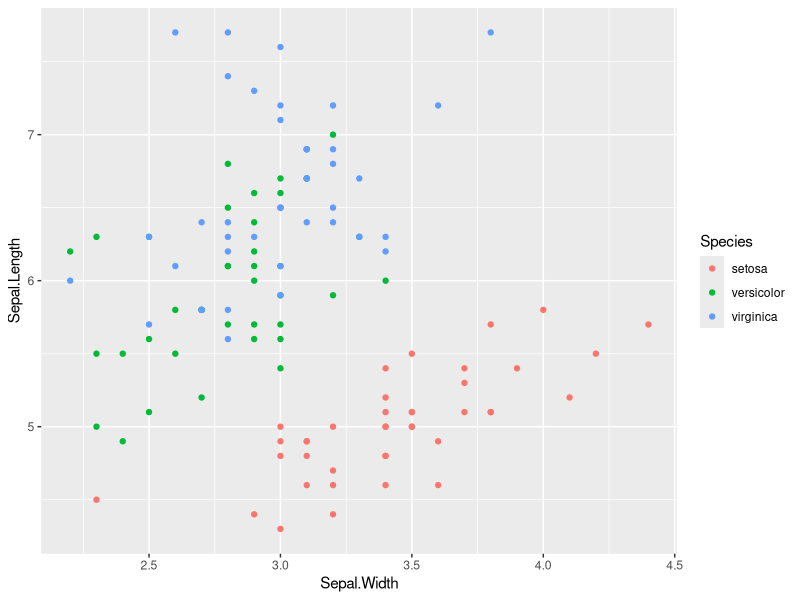
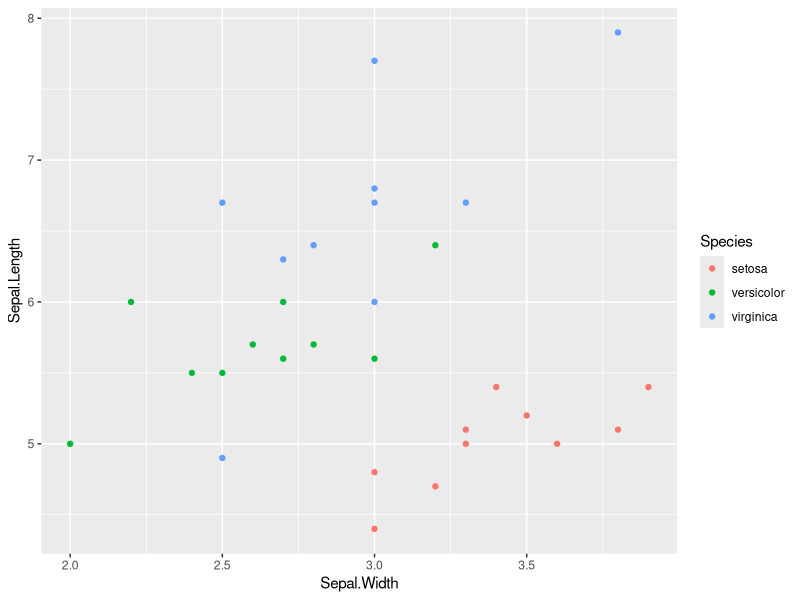

Generate these figures, in order, with R: (Note: this script raises an error after producing the figures.)
############################
#Using R                   #
#to build                  #
#a classification model    #
############################


#importing libraries
library(datasets)
if (!require(caret)) {install.packages("caret"); library(caret)}
library(ggplot2)

data(iris)

#To see if there is any missing data in the iris dataset
sum(is.na(iris))

#To put the stability of the model or it will give different result each time
set.seed(100)

#To split the data (stratified random split)
TrainingIndex <- createDataPartition(iris$Species, p=0.8, list = FALSE) #p-80% will go into the trainingset
TrainingSet <- iris[TrainingIndex,]
TestingSet <- iris[-TrainingIndex,]

#To draw the scatter plots and see the two distributions are similar or not
ggplot(TrainingSet, aes(x=Sepal.Width, y=Sepal.Length)) + 
 geom_point(aes(color = Species))

ggplot(TestingSet, aes(x=Sepal.Width, y=Sepal.Length)) + 
 geom_point(aes(color = Species))

#############################################
# SVM model (polynomial kernel)
Model <- train(Species ~ ., data = TrainingSet,
               method = 'svmPoly',
               na.action = na.omit,
               preProcess = c('scale', 'center'),
               trControl = trainControl(method = 'none'),
               tuneGrid = data.frame(degree=1, scale=1, C=1))

#Build CV (cross-validation) model
ModelCV <- train(Species ~ ., data = TrainingSet,
                 method = 'svmPoly',
                 na.action = na.omit,
                 preProcess = c('scale', 'center'),
                 trControl = trainControl(method = 'cv', number = 10),
                 tuneGrid = data.frame(degree=1, scale=1, C=1))

#Apply model for prediction
ModelTraining <- predict(Model, TrainingSet)
ModelTesting <- predict(Model, TestingSet)
ModelCrossv <- predict(ModelCV, TestingSet)

#Model performance (Display confusion matrix and statistics) *Don't use it when dataset is imbalanced
ModelTrainingConfusion <- confusionMatrix(ModelTraining, TrainingSet$Species)
print(ModelTrainingConfusion)

ModelTestingConfusion <- confusionMatrix(ModelTesting, TestingSet$Species)
print(ModelTestingConfusion)

ModelCvConfusion <- confusionMatrix(ModelCrossv, TestingSet$Species)
print(ModelCvConfusion)

#Feature importance
Importance <- varImp(Model)
plot(Importance, col='red')

ImportanceCV <- varImp(ModelCV)
plot(ImportanceCV, col='red')



